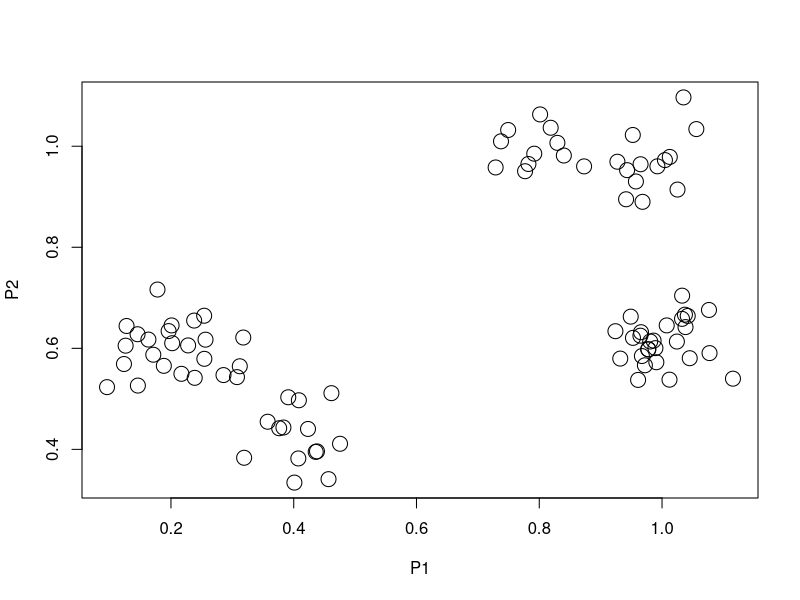
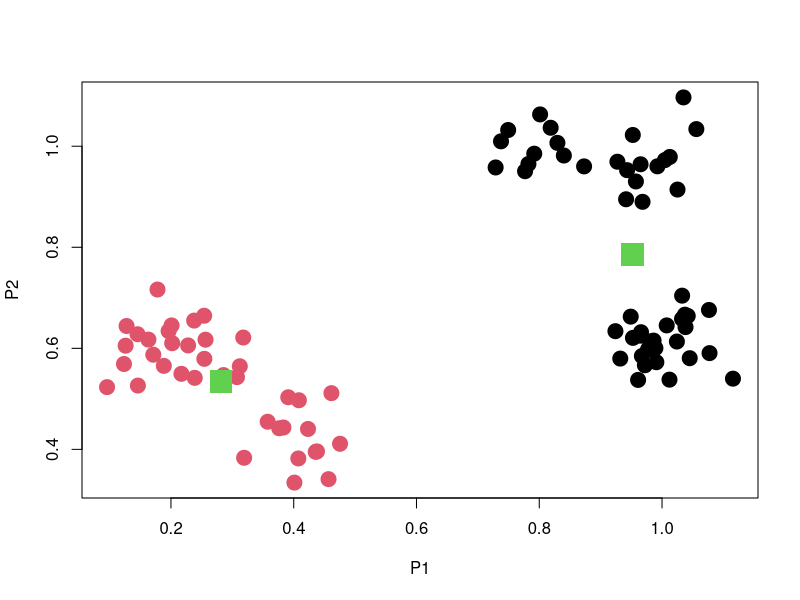
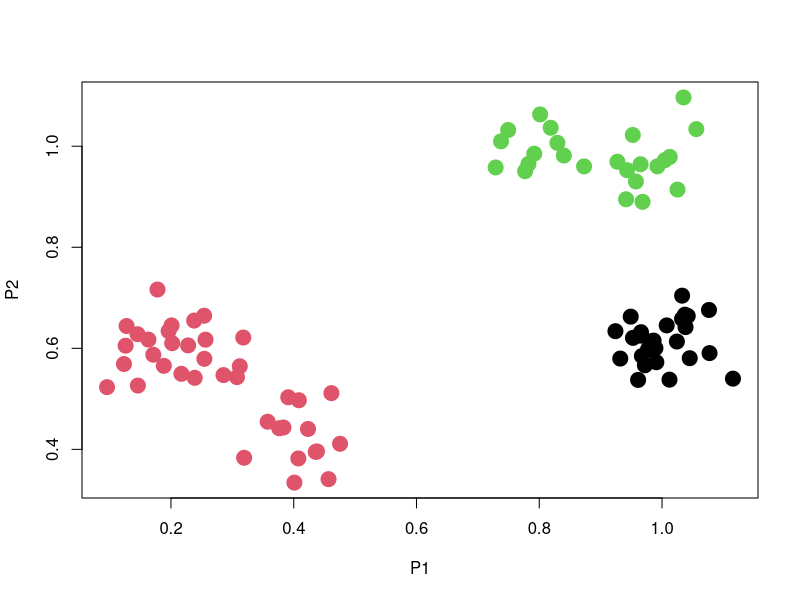
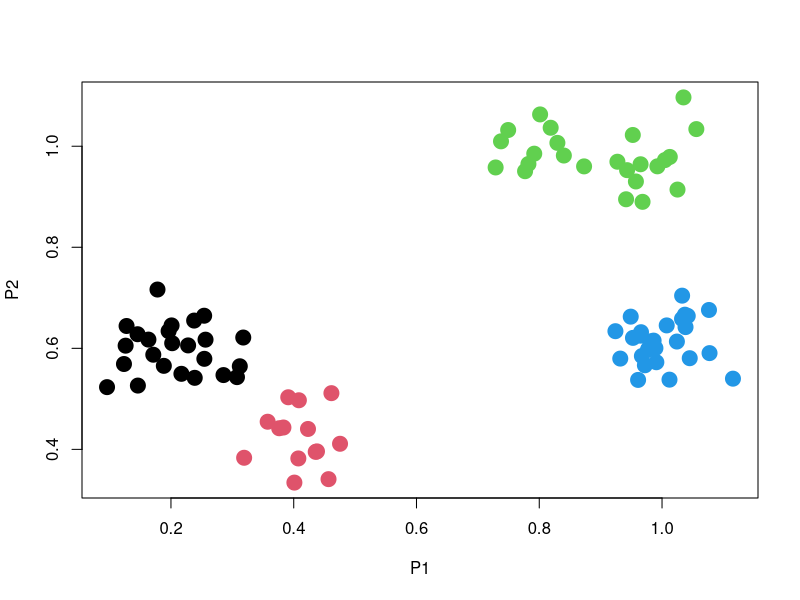
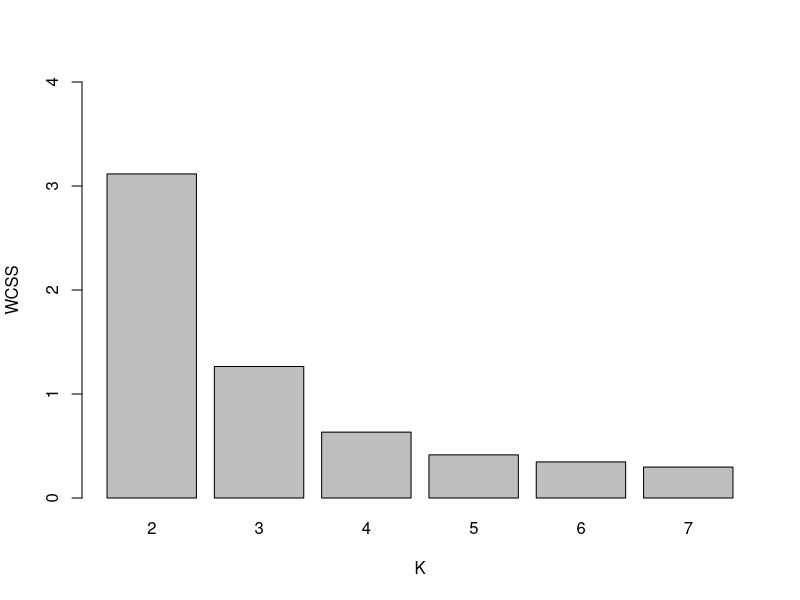
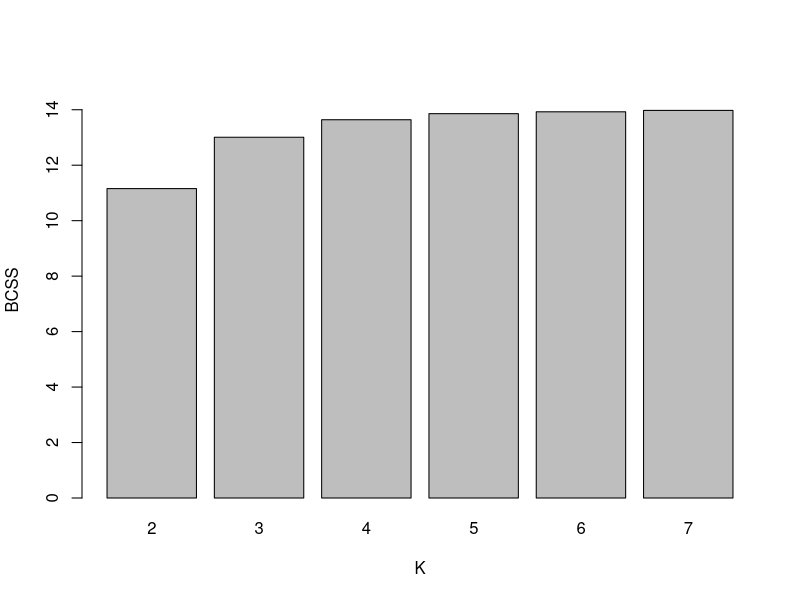
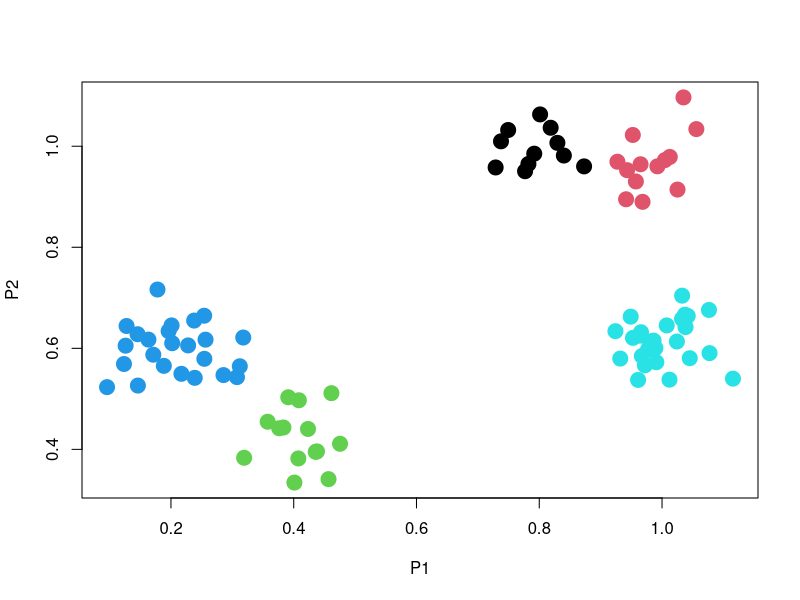

Recreate these plots in R, in order.
#read data
data <- read.csv("kmeans.csv")
View(data)

#plot to look for clusters
plot(data,pch=1,cex=2)

#perform k-means clustering :
km2 <- kmeans(data,2,nstart=50)
#here 2 is argument for no of clusters
View(km2)

#observe output
# cluster => store info of which data point in which cluster
#centers => coordinates of centers of the clusters
#tot.withinss => total WCSS
#betweenss => between WCSS

#list of cluster assignment
km2$cluster

#plot clustering result
plot(data,col=km2$cluster,pch=20,cex=3)
#in R,by default , 1-> black; 2 -> red
#pch=20 -> field circle symbol

#add cluster centers to the plot
points(km2$centers,col=3,pch=15,cex=3)

#clustering with k=3
km3 <- kmeans(data,3,nstart=50)
plot(data,col=km3$cluster,pch=20,cex=3)

#with k=4
km4 <- kmeans(data,4,nstart=50)
plot(data,col=km4$cluster,pch=20,cex=3)

#performing clustering with few more k values
km5 <- kmeans(data,5,nstart=50)
km6 <- kmeans(data,6,nstart=50)
km7 <- kmeans(data,7,nstart=50)

#within cluster sum of squares(extract out WCSS)
w2 <- km2$tot.withinss
w3 <- km3$tot.withinss
w4 <- km4$tot.withinss
w5 <- km5$tot.withinss
w6 <- km6$tot.withinss
w7 <- km7$tot.withinss

barplot(c(w2,w3,w4,w5,w6,w7),names=seq(2,7),xlab="K",ylab="WCSS",ylim=c(0,4))

#hence we may choose k=5 for clustering

#Between cluster sum of squares: 
#this is dispersion between the clusters,which should be high
b2 <- km2$betweenss
b3 <- km3$betweenss
b4 <- km4$betweenss
b5 <- km5$betweenss
b6 <- km6$betweenss
b7 <- km7$betweenss

barplot(c(b2,b3,b4,b5,b6,b7),names=seq(2,7),xlab="K",ylab="BCSS",ylim=c(0,15))
#again we get k=5 as justified no of clusters

#plot the result for selected k
plot(data,col=km5$cluster,pch=20,cex=3)

#extract data of a particular cluster
#get index of data that are in cluster 1 & then extract
c1 <- which(km5$cluster == 1)
cluster.1 <- data[c1,]
View(cluster.1)
